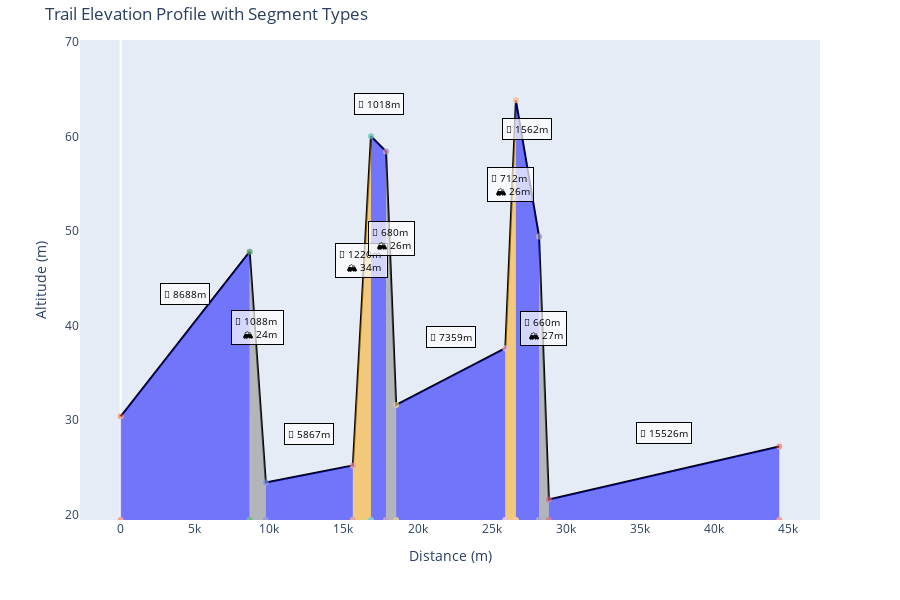

The cell this chart's notebook holds for it:
### Code cell
plot_elevation_profile(ss.cut_segment(df_parquet['altitude_profile'].iloc[2], df_parquet['distance_profile'].iloc[2], df_parquet['coordinates'].iloc[2]))

### Figure 1 — Plotly figure (JSON) as saved in the notebook; plotly's stock layout.template omitted (floating-point values rounded to 4 significant figures)
{"data": [{"line": {"color": "black", "width": 2}, "mode": "lines", "name": "Elevation Profile", "type": "scatter", "x": [0, 8688.0, 8688.0, 9776.0, 9776.0, 15640.0, 15640.0, 16860.0, 16860.0, 17880.0, 17880.0, 18560.0, 18560.0, 25919, 25919, 26630.0, 26630.0, 28190.0, 28190.0, 28850.0, 28850.0, 44380.0], "y": [30.4, 47.8, 47.8, 23.4, 23.4, 25.2, 25.2, 60, 60, 58.4, 58.4, 31.6, 31.6, 37.6, 37.6, 63.8, 63.8, 49.4, 49.4, 21.6, 21.6, 27.2]}, {"fill": "toself", "fillcolor": "blue", "hoverinfo": "skip", "line": {"width": 0}, "opacity": 0.5, "showlegend": false, "type": "scatter", "x": [0, 8688.0, 8688.0, 0], "y": [30.4, 47.8, 19.44, 19.44]}, {"fill": "toself", "fillcolor": "grey", "hoverinfo": "skip", "line": {"width": 0}, "opacity": 0.5, "showlegend": false, "type": "scatter", "x": [8688.0, 9776.0, 9776.0, 8688.0], "y": [47.8, 23.4, 19.44, 19.44]}, {"fill": "toself", "fillcolor": "blue", "hoverinfo": "skip", "line": {"width": 0}, "opacity": 0.5, "showlegend": false, "type": "scatter", "x": [9776.0, 15640.0, 15640.0, 9776.0], "y": [23.4, 25.2, 19.44, 19.44]}, {"fill": "toself", "fillcolor": "orange", "hoverinfo": "skip", "line": {"width": 0}, "opacity": 0.5, "showlegend": false, "type": "scatter", "x": [15640.0, 16860.0, 16860.0, 15640.0], "y": [25.2, 60, 19.44, 19.44]}, {"fill": "toself", "fillcolor": "blue", "hoverinfo": "skip", "line": {"width": 0}, "opacity": 0.5, "showlegend": false, "type": "scatter", "x": [16860.0, 17880.0, 17880.0, 16860.0], "y": [60, 58.4, 19.44, 19.44]}, {"fill": "toself", "fillcolor": "grey", "hoverinfo": "skip", "line": {"width": 0}, "opacity": 0.5, "showlegend": false, "type": "scatter", "x": [17880.0, 18560.0, 18560.0, 17880.0], "y": [58.4, 31.6, 19.44, 19.44]}, {"fill": "toself", "fillcolor": "blue", "hoverinfo": "skip", "line": {"width": 0}, "opacity": 0.5, "showlegend": false, "type": "scatter", "x": [18560.0, 25919, 25919, 18560.0], "y": [31.6, 37.6, 19.44, 19.44]}, {"fill": "toself", "fillcolor": "orange", "hoverinfo": "skip", "line": {"width": 0}, "opacity": 0.5, "showlegend": false, "type": "scatter", "x": [25919, 26630.0, 26630.0, 25919], "y": [37.6, 63.8, 19.44, 19.44]}, {"fill": "toself", "fillcolor": "blue", "hoverinfo": "skip", "line": {"width": 0}, "opacity": 0.5, "showlegend": false, "type": "scatter", "x": [26630.0, 28190.0, 28190.0, 26630.0], "y": [63.8, 49.4, 19.44, 19.44]}, {"fill": "toself", "fillcolor": "grey", "hoverinfo": "skip", "line": {"width": 0}, "opacity": 0.5, "showlegend": false, "type": "scatter", "x": [28190.0, 28850.0, 28850.0, 28190.0], "y": [49.4, 21.6, 19.44, 19.44]}, {"fill": "toself", "fillcolor": "blue", "hoverinfo": "skip", "line": {"width": 0}, "opacity": 0.5, "showlegend": false, "type": "scatter", "x": [28850.0, 44380.0, 44380.0, 28850.0], "y": [21.6, 27.2, 19.44, 19.44]}], "layout": {"annotations": [{"bgcolor": "rgba(255, 255, 255, 0.7)", "bordercolor": "black", "borderpad": 3, "borderwidth": 1, "font": {"color": "black", "size": 10}, "showarrow": false, "text": "📏 8688m", "x": 4344.0, "y": 43.32}, {"bgcolor": "rgba(255, 255, 255, 0.7)", "bordercolor": "black", "borderpad": 3, "borderwidth": 1, "font": {"color": "black", "size": 10}, "showarrow": false, "text": "📏 1088m <br> 🏔️ 24m", "x": 9232.0, "y": 39.82}, {"bgcolor": "rgba(255, 255, 255, 0.7)", "bordercolor": "black", "borderpad": 3, "borderwidth": 1, "font": {"color": "black", "size": 10}, "showarrow": false, "text": "📏 5867m", "x": 12710.0, "y": 28.52}, {"bgcolor": "rgba(255, 255, 255, 0.7)", "bordercolor": "black", "borderpad": 3, "borderwidth": 1, "font": {"color": "black", "size": 10}, "showarrow": false, "text": "📏 1220m <br> 🏔️ 34m", "x": 16250.0, "y": 46.82}, {"bgcolor": "rgba(255, 255, 255, 0.7)", "bordercolor": "black", "borderpad": 3, "borderwidth": 1, "font": {"color": "black", "size": 10}, "showarrow": false, "text": "📏 1018m", "x": 17370.0, "y": 63.42}, {"bgcolor": "rgba(255, 255, 255, 0.7)", "bordercolor": "black", "borderpad": 3, "borderwidth": 1, "font": {"color": "black", "size": 10}, "showarrow": false, "text": "📏 680m <br> 🏔️ 26m", "x": 18220.0, "y": 49.22}, {"bgcolor": "rgba(255, 255, 255, 0.7)", "bordercolor": "black", "borderpad": 3, "borderwidth": 1, "font": {"color": "black", "size": 10}, "showarrow": false, "text": "📏 7359m", "x": 22240.0, "y": 38.82}, {"bgcolor": "rgba(255, 255, 255, 0.7)", "bordercolor": "black", "borderpad": 3, "borderwidth": 1, "font": {"color": "black", "size": 10}, "showarrow": false, "text": "📏 712m <br> 🏔️ 26m", "x": 26280.0, "y": 54.92}, {"bgcolor": "rgba(255, 255, 255, 0.7)", "bordercolor": "black", "borderpad": 3, "borderwidth": 1, "font": {"color": "black", "size": 10}, "showarrow": false, "text": "📏 1562m", "x": 27410.0, "y": 60.82}, {"bgcolor": "rgba(255, 255, 255, 0.7)", "bordercolor": "black", "borderpad": 3, "borderwidth": 1, "font": {"color": "black", "size": 10}, "showarrow": false, "text": "📏 660m <br> 🏔️ 27m", "x": 28520.0, "y": 39.72}, {"bgcolor": "rgba(255, 255, 255, 0.7)", "bordercolor": "black", "borderpad": 3, "borderwidth": 1, "font": {"color": "black", "size": 10}, "showarrow": false, "text": "📏 15526m", "x": 36620.0, "y": 28.62}], "height": 600, "hovermode": "x unified", "margin": {"t": 40}, "showlegend": false, "title": {"text": "Trail Elevation Profile with Segment Types"}, "xaxis": {"showgrid": false, "title": {"text": "Distance (m)"}}, "yaxis": {"range": [19.44, 70.18], "showgrid": false, "title": {"text": "Altitude (m)"}}}}
